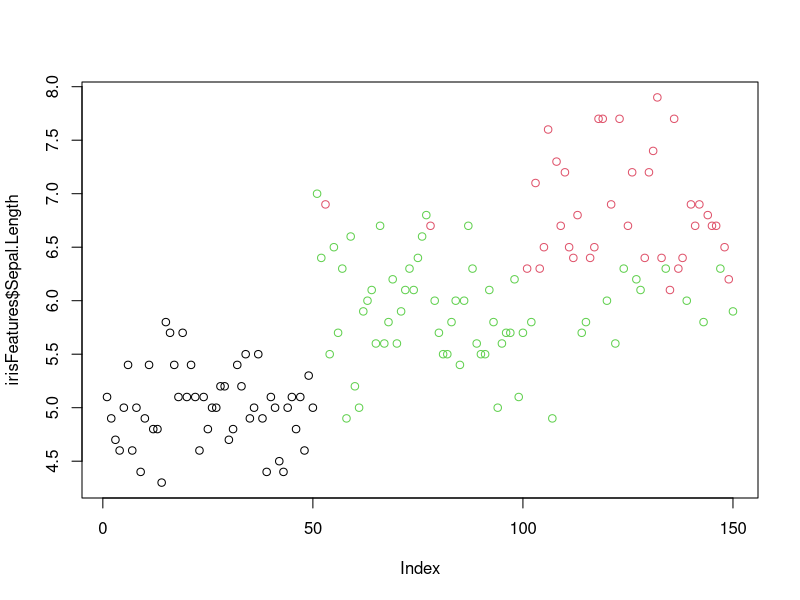
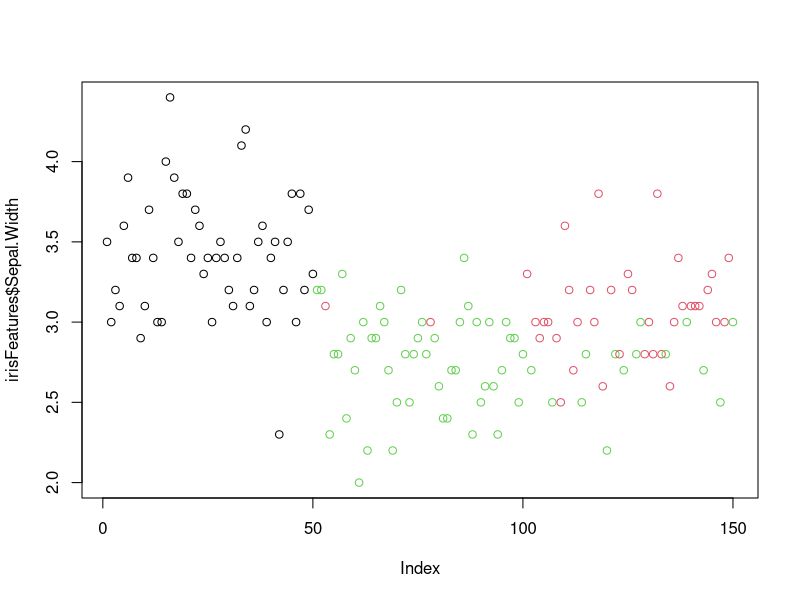

Generate these figures, in order, with R: (Note: this script raises an error after producing the figures.)
#Clustering - iris Data Set

?iris
head(iris)
library(dplyr)
str(iris)
iris %>% group_by(Species) %>% summarise_all(mean)

head(iris[,1:4])

irisFeatures = iris[-5]
head(irisFeatures)
names(irisFeatures)

iriskm1 = kmeans(irisFeatures,3)

iriskm1$size # no of rows in in each cluster
iriskm1$cluster # row no to clusters
plot(irisFeatures$Sepal.Length, col=iriskm1$cluster)
plot(irisFeatures$Sepal.Width, col=iriskm1$cluster)

head(irisFeatures)
iriskm1$cluster
cbind(irisFeatures,  iriskm1$cluster, iris$Species)


km  # understand the output

#Method2 - Scaling 
irisFeatures2 = irisFeatures
scaleiris = scale(irisFeatures2) # scaling dataset if they are in different range
head(scaleiris) #use this scaleiris for kmeans and plots; this becomes data
irisKM = kmeans(scaleiris, 3)
irisKM$cluster

library(fpc)
library(cluster)
clusplot(scaleiris, irisKM$cluster, color= T, lines=0)
# using PCA technique - finds most Principal Components

#Method3
irisKM2 = kmeans(scaleiris, 3, iter.max= 5)
irisKM2
clusplot(scaleiris, irisKM2$cluster, color=T, lines=0) 
